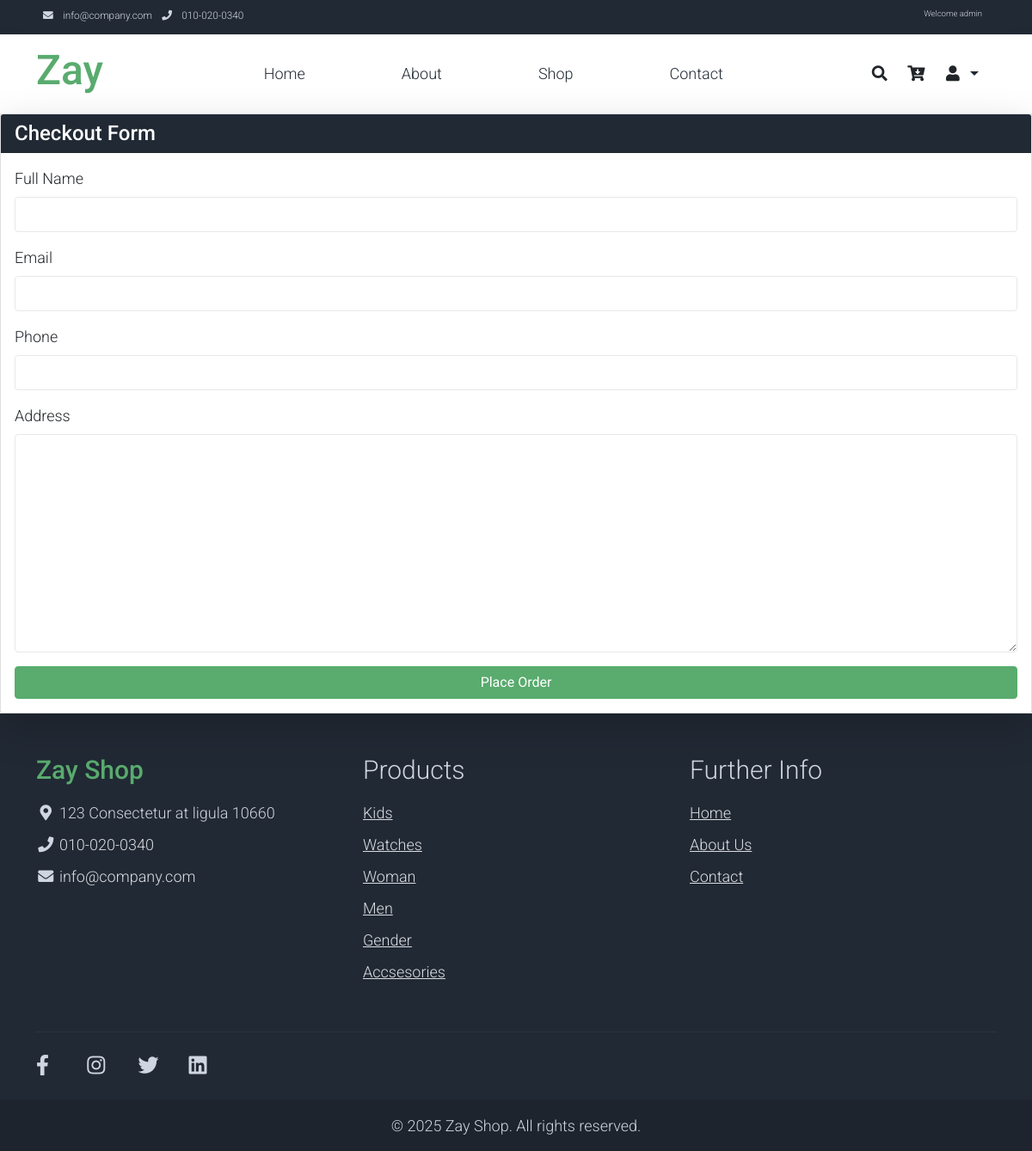
/order/checkout/ (signed in), run on the app's committed database.
### products/models.py (models this page shows, shortened)
class CategoriesProduct(models.Model):
    title = models.CharField(max_length=50)
    is_visible = models.BooleanField(default=False)
    is_category_month = models.BooleanField(default=False)
    category = models.ForeignKey('self',on_delete=models.CASCADE,null=True,blank=True,related_name='subcategories')
    slug = models.SlugField(unique=True,null=False, blank=False)
    created = models.DateTimeField(auto_now=True)
    class Meta:
        ordering = ['-created']
        verbose_name = 'Category Products'
        verbose_name_plural = 'Categories Products'

### contact/views.py (the view)
# urls.py: path('order/checkout/', checkout_view, name='checkout'),
@login_required
def checkout_view(request):
    if request.method == 'POST':
        cart_items = CartItem.objects.filter(user=request.user, order__isnull=True)
        form = OrderForm(request.POST)
        if form.is_valid():
            order = form.save()
            order.user = request.user
            order.save()
            for item in cart_items:
                item.order = order
                item.save()
            return redirect('/')
        else:
            return render(request, 'cart.html', context={'form': form})
    else:
        form = OrderForm()
        return render(request, 'cart.html', context={'form': form})

### contact/forms.py
class OrderForm(forms.ModelForm):
    class Meta:
        model = Order
        fields = ['fullname', 'email', 'phone', 'adress']
        widgets = {'fullname': forms.TextInput(attrs={'input type':"text",
                                                      'name':"name",
                                                      'class':"form-control"}),
                   'email': forms.EmailInput(attrs={'input type':"email",
                                                    'name':"email",
                                                    'class':"form-control"}),
                   'phone': forms.TextInput(attrs={'input type':"tel",
                                                    'name':"phone",
                                                    'class':"form-control"}),
                   'adress': forms.Textarea(attrs={'textarea name': "address",
                                                   'class':"form-control"})}

### products/context_processors.py (called while the page is built)
def count_item_cart(request):
    if request.user.is_authenticated:
        cart_item = CartItem.objects.filter(user=request.user, order__isnull=True)
        if cart_item:
            total = len(cart_item)
        else:
            total = 0
    else:
        total = 0
    return {'cart_item': total}

def category(request):
    category = CategoriesProduct.objects.filter(is_visible=True)
    return {'category': category }

### contact/templates/cart.html (shortened to what this page needs)
{% extends 'main_header.html' %}
{% block main_content %}
<div class="card shadow-lg">
            <div class="card-header bg-dark text-white">
                <h4 class="mb-0">Checkout Form</h4>
            </div>
            <div class="card-body">
                <form method="POST" novalidate>
                    <div class="mb-3">
                        <label for="name" class="form-label">Full Name</label>
                        {{ form.fullname }}
                    </div>
                    <div class="mb-3">
                        <label for="email" class="form-label">Email</label>
                        {{ form.email }}
                    </div>
                    <div class="mb-3">
                        <label for="phone" class="form-label">Phone</label>
                        {{ form.phone }}
                    </div>
                    <div class="mb-3">
                        <label for="address" class="form-label">Address</label>
                        {{ form.adress }}
                    </div>
                    <button type="submit" class="btn btn-success w-100">Place Order</button>
                </form>
            </div>
        </div>
{% endblock %}

### templates/main_header.html (shortened to what this page needs)
<!DOCTYPE html>
<html lang="en">
{% load static %}
<head>
    <link rel="stylesheet" href="{% static 'assets/css/bootstrap.min.css' %}">
    <link rel="stylesheet" href="{% static 'assets/css/templatemo.css' %}">
    <link rel="stylesheet" href="{% static 'assets/css/custom.css' %}">
    <link rel="stylesheet" href="{% static 'assets/css/fontawesome.min.css' %}">
</head>
<body>
    <nav class="navbar navbar-expand-lg bg-dark navbar-light d-none d-lg-block" id="templatemo_nav_top">
        <div class="container text-light">
            <div class="w-100 d-flex justify-content-between">
                <div>
                    <i class="fa fa-envelope mx-2"></i>
                    <a class="navbar-sm-brand text-light text-decoration-none" href="mailto:info@company.com">info@company.com</a>
                    <i class="fa fa-phone mx-2"></i>
                    <a class="navbar-sm-brand text-light text-decoration-none" href="tel:010-020-0340">010-020-0340</a>
                </div>
                <div>
                    <ul class="navbar-nav ms-auto d-flex flex-row">
                        {% if user.is_authenticated %}
                            <li class="nav-item me-3">
                                <span class="navbar-sm-brand text-light">Welcome {{ user.username }}</span>
                            </li>
                        {% endif %}
                    </ul>
                </div>
            </div>
        </div>
    </nav>
    <nav class="navbar navbar-expand-lg navbar-light shadow">
        <div class="container d-flex justify-content-between align-items-center">
            <a class="navbar-brand text-success logo h1 align-self-center" href="{% url 'home' %}">
                Zay
            </a>
            <div class="collapse navbar-collapse flex-fill d-lg-flex justify-content-lg-between" id="templatemo_main_nav">
                <div class="flex-fill">
                    <ul class="nav navbar-nav d-flex justify-content-between mx-lg-auto">
                        <li class="nav-item"><a class="nav-link" href="{% url 'home' %}">Home</a></li>
                        <li class="nav-item"><a class="nav-link" href="{% url 'about' %}">About</a></li>
                        <li class="nav-item"><a class="nav-link" href="{% url 'category' %}">Shop</a></li>
                        <li class="nav-item"><a class="nav-link" href="{% url 'contact' %}">Contact</a></li>
                    </ul>
                </div>
                <div class="navbar align-self-center d-flex">
                    <a class="nav-icon d-none d-lg-inline" href="#" data-bs-toggle="modal" data-bs-target="#templatemo_search">
                        <i class="fa fa-fw fa-search text-dark mr-2"></i>
                    </a>
                    {% if user.is_authenticated %}
                    <a class="nav-icon position-relative text-decoration-none" href="{% url 'order' %}">
                        <i class="fa fa-fw fa-cart-arrow-down text-dark mr-1"></i>
                    </a>
                    {% else %}
                    <a class="nav-icon position-relative text-decoration-none" href="{% url 'login' %}">
                        <i class="fa fa-fw fa-cart-arrow-down text-dark mr-1"></i>
                    </a>
                    {% endif %}
                    <div class="nav-item dropdown">
                    <a class="nav-icon position-relative text-decoration-none dropdown-toggle" href="#" id="userDropdown" role="button" data-bs-toggle="dropdown" aria-expanded="false">
                        <i class="fa fa-fw fa-user text-dark mr-3"></i>
                    </a>
                    </div>
                </div>
            </div>
        </div>
    </nav>
    {% block main_content %}
    {% endblock %}
    <footer class="bg-dark" id="tempaltemo_footer">
        <div class="container pt-5">
            <div class="row">
                <div class="col-md-4">
                    <h2 class="h2 text-success logo">Zay Shop</h2>
                    <ul class="list-unstyled text-light footer-link-list">
                        <li><i class="fas fa-map-marker-alt fa-fw"></i> 123 Consectetur at ligula 10660</li>
                        <li><i class="fa fa-phone fa-fw"></i> <a class="text-decoration-none" href="tel:010-020-0340">010-020-0340</a></li>
                        <li><i class="fa fa-envelope fa-fw"></i> <a class="text-decoration-none" href="mailto:info@company.com">info@company.com</a></li>
                    </ul>
                </div>
                <div class="col-md-4">
                    <h2 class="h2 text-light">Products</h2>
                    <ul class="list-unstyled text-light footer-link-list">
                        {% for item in category %}
                        <li><a href="{% url 'category_products' item.slug %}">{{ item.title }}</a></li>
                        {% endfor %}
                    </ul>
                </div>
                <div class="col-md-4">
                    <h2 class="h2 text-light">Further Info</h2>
                    <ul class="list-unstyled text-light footer-link-list">
                        <li><a href="{% url 'home' %}">Home</a></li>
                        <li><a href="{% url 'about' %}">About Us</a></li>
                        <li><a href="{% url 'contact' %}">Contact</a></li>
                    </ul>
                </div>
            </div>
            <div class="row text-light mt-4">
                <div class="col-12">
                    <div class="w-100 my-3 border-top border-light"></div>
                </div>
                <div class="col-auto me-auto">
                    <ul class="list-inline text-left footer-icons">
                        <li class="list-inline-item"><a href="http://facebook.com/" class="text-light"><i class="fab fa-facebook-f fa-lg"></i></a></li>
                        <li class="list-inline-item"><a href="https://www.instagram.com/" class="text-light"><i class="fab fa-instagram fa-lg"></i></a></li>
                        <li class="list-inline-item"><a href="https://twitter.com/" class="text-light"><i class="fab fa-twitter fa-lg"></i></a></li>
                        <li class="list-inline-item"><a href="https://www.linkedin.com/" class="text-light"><i class="fab fa-linkedin fa-lg"></i></a></li>
                    </ul>
                </div>
            </div>
        </div>
        <div class="w-100 bg-black py-3">
            <div class="container text-center">
                <p class="text-light mb-0">&copy; {{ now|default:"2025" }} Zay Shop. All rights reserved.</p>
            </div>
        </div>
    </footer>
</body>
</html>

### static/assets/css/templatemo.css (style rules this page uses)
body, ul, li, p, a, label, input, div { font-family: 'Roboto', sans-serif; font-size: 18px !important; font-weight: 300 !important; }
.h1 { font-family: 'Roboto', sans-serif; font-size: 48px !important; font-weight: 200 !important; }
.h2 { font-family: 'Roboto', sans-serif; font-size: 30px !important; font-weight: 300; }
.logo { font-weight: 500 !important; }
.text-success { color: #59ab6e !important; }
.text-light { color: #cfd6e1 !important; }
.bg-dark { background-color: #212934 !important; }
.bg-black { background-color: #1d242d !important; }
.btn-success { background-color: #59ab6e !important; border-color: #56ae6c !important; }
#templatemo_nav_top { min-height: 40px; }
#templatemo_nav_top * { font-size: .9em !important; }
#templatemo_main_nav a { color: #212934; }
#templatemo_main_nav .navbar .nav-icon { margin-right: 20px; }
.form-control { border: 1px solid #e8e8e8; }
#tempaltemo_footer a { color: #dcdde1; }
#tempaltemo_footer ul.footer-link-list li { padding-top: 10px; }
#tempaltemo_footer ul.footer-icons li { width: 2.6em; height: 2.6em; line-height: 2.6em; }
#tempaltemo_footer .border-light { border-color: #2d343f !important; }
@media (min-width: 768px) { #templatemo_main_nav .navbar-nav { max-width: 450px; } }
@media (min-width: 992px) { #templatemo_main_nav .navbar-nav { max-width: 550px; } }

### data on the page
CategoriesProduct: title "Kids"
CategoriesProduct: title "Watches"
CategoriesProduct: title "Woman"
CategoriesProduct: title "Men"
CategoriesProduct: title "Gender"
CategoriesProduct: title "Accsesories"

### other printed values
{{ user.username }} "admin"
{{ now|default:"2025" }} "2025"
